Frame 1 (no input): blank canvas, image omitted
Frame 60 (the mouse pressed at the canvas centre just before this capture): blank canvas, image omitted
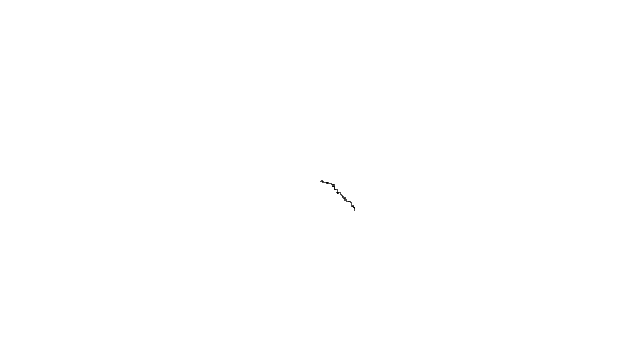
Frame 120 (the mouse held since frame 60 and released just before this capture)

The Processing sketch whose frames 1 and 60 were blank and that drew this single picture after the mouse press (run headless with seeded random() and noise(); from frame 60 on, the mouse is pressed at the canvas centre):

// Processing sketch: sketch_160316a
// ── sketch_160316a.pde

Walker w;

void setup() {
  size(640,360);
  w = new Walker();
  background(255);
}

void draw() {
  w.step();
  w.render();
}
// ── Walker.pde

class Walker {
  int x,y;

  Walker() {
    x = width/2;
    y = height/2;
  }

  void render() {
    stroke(0);
    point(x,y);
  }

  void step() {
    
    int choice = int(random(100));
    
    if (choice<=35) {
      x++;
    } else if (choice<=50) {
      x--;
    } else if (choice<=85) {
      y++;
    } else {
      y--;
    }

    x = constrain(x,0,width-1);
    y = constrain(y,0,height-1);
  }
}
